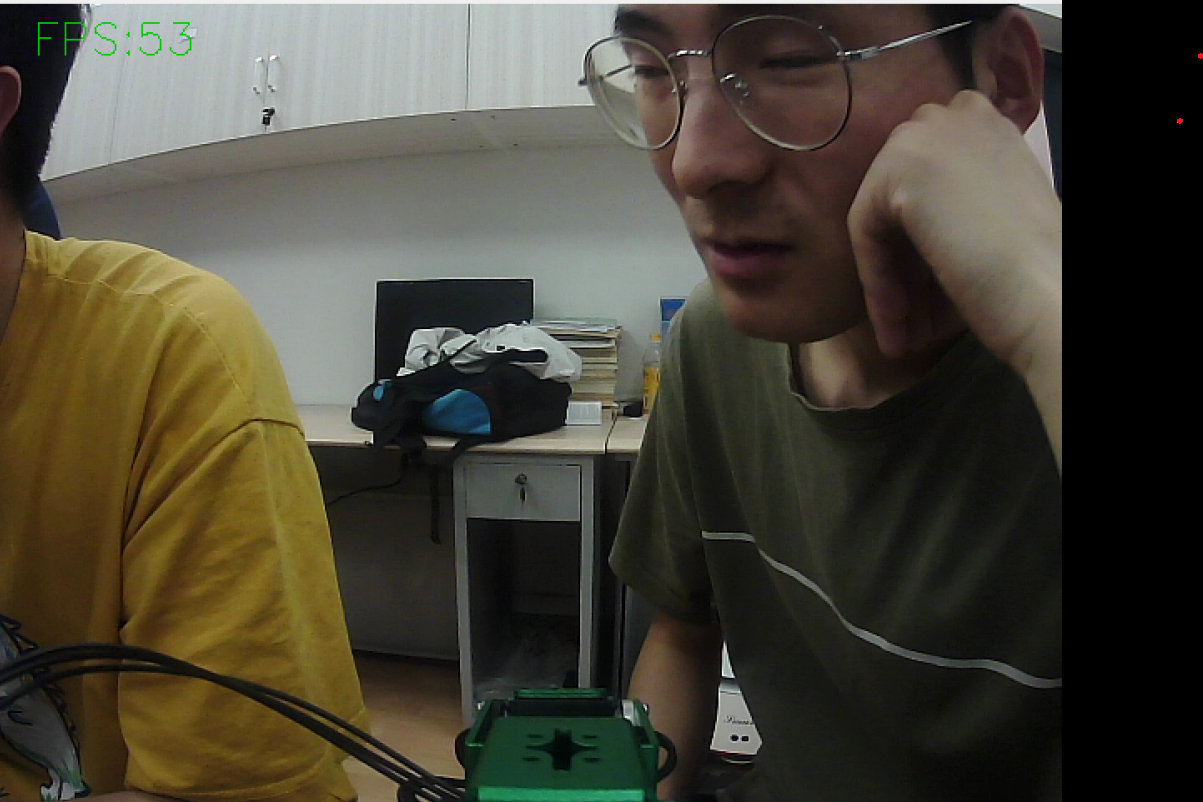
#> input picture face.jpg, 1203 x 802 px
$ python '图像处理.py'
#> lines starting #> are read from the running program, lines starting #| are printed output that depends on the picture; after the words box and inside, x2 and y2 are one past the last pixel; in counts of white or black regions, pixels touching at a corner belong together

#反色、旋转、膨胀、设定不同阈值

import cv2 as cv
import os
from PIL import Image

#读取图片
src=cv.imread("face.jpg",1)
#> src is the input picture: shape (802, 1203, 3); mean B, G, R 55.1, 67.7, 71.7
gray = cv.cvtColor(src, cv.COLOR_BGR2GRAY)

#反色
inve= 255 - src
cv.imwrite("fanse.jpg", inve)

#旋转
rota = Image.open("facep.png")
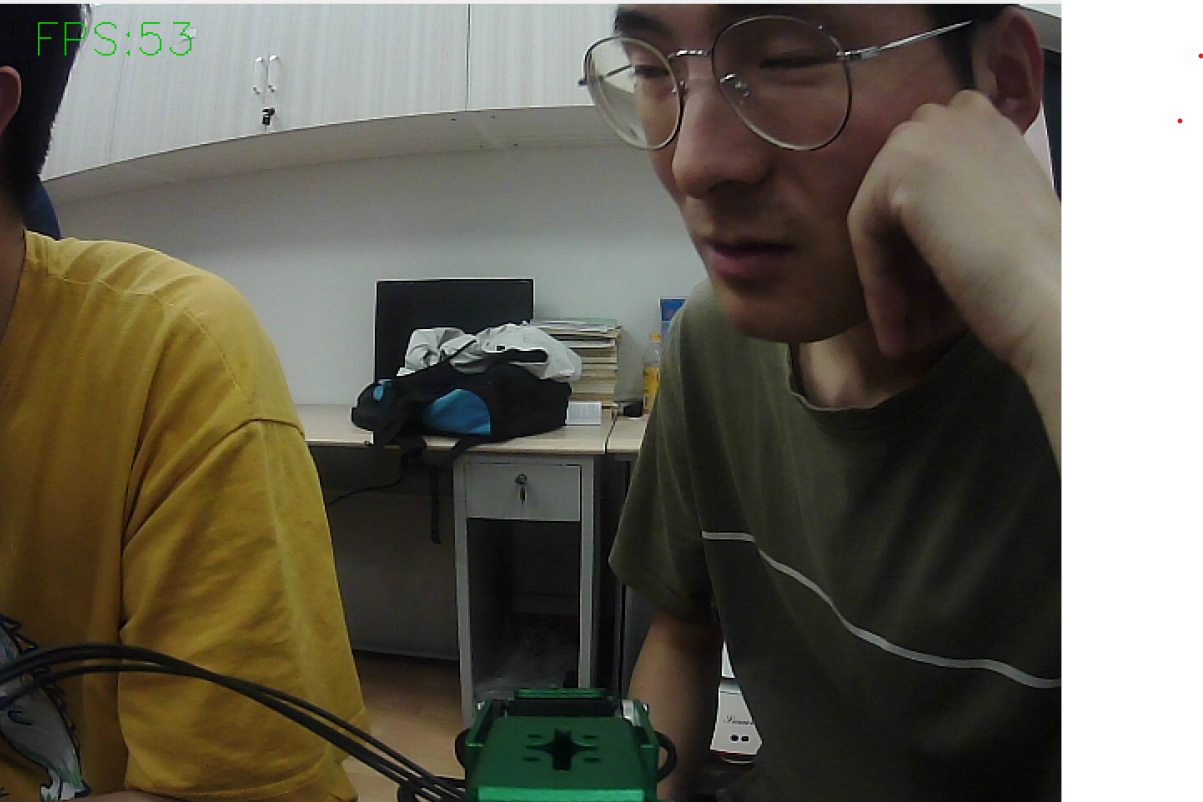
#> input picture facep.png, 1203 x 802 px
#> rota is the input picture: PIL image 1203x802 RGBA; mean R, G, B, A 71.7, 67.7, 55.1, 225
rota = rota.transpose(Image.ROTATE_90)  # 将图片旋转90度
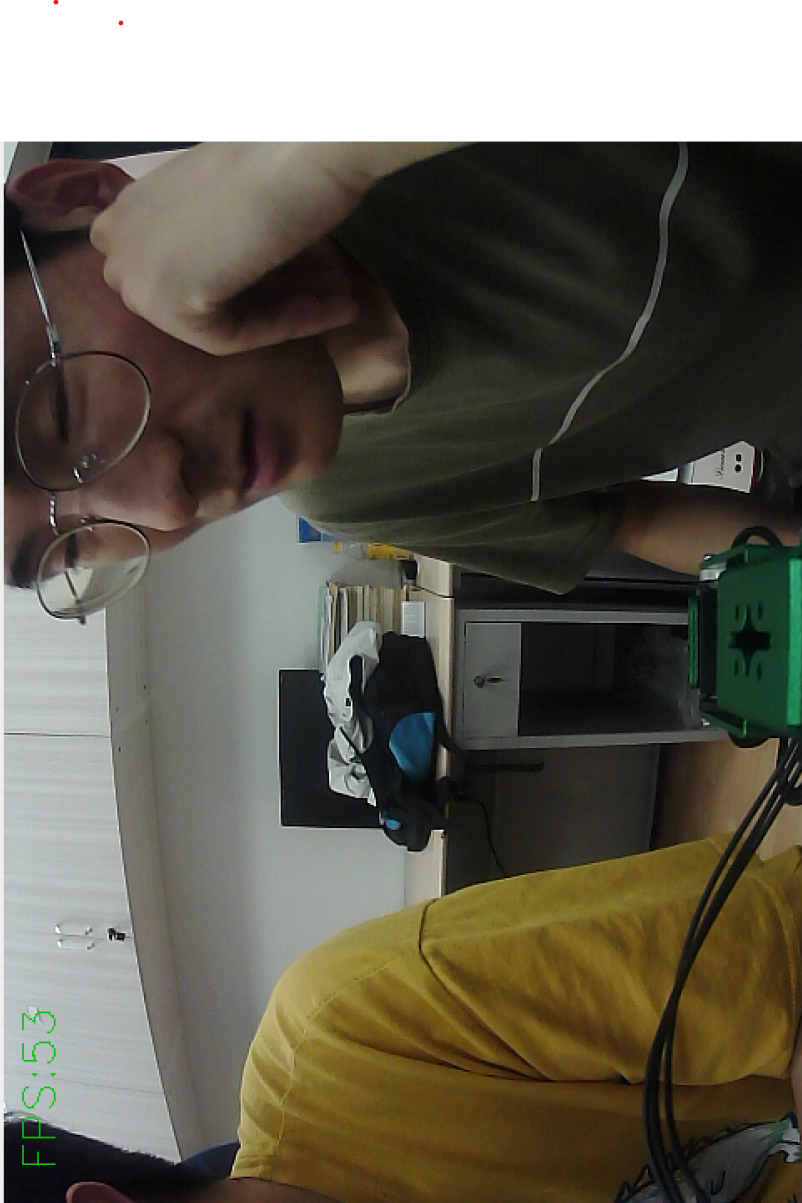
#> rota: PIL image 802x1203 RGBA; mean R, G, B, A 71.7, 67.7, 55.1, 225; transparent parts drawn white
rota.save("xuanzhuan.png", quality=95, subsampling=0)

#膨胀
ret, binary = cv.threshold(gray, 0, 255, cv.THRESH_BINARY_INV | cv.THRESH_OTSU)
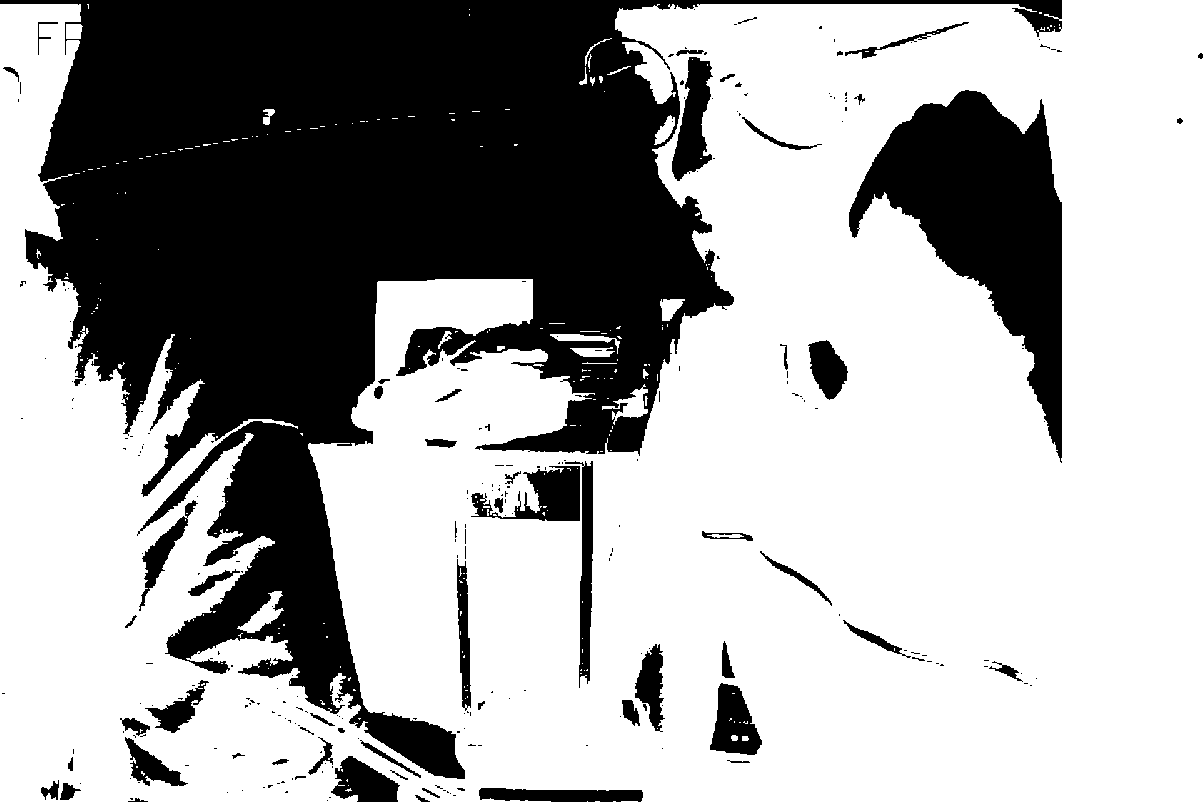
#> binary: shape (802, 1203); 65.6% white; 268 black regions (207 under 20 px), largest, box (x1, y1, x2, y2) and area: (0, 0, 1062, 779) 269458, (849, 90, 1062, 463) 33364, (471, 466, 580, 521) 2948
#> ret = 83
kernel = cv.getStructuringElement(cv.MORPH_RECT, (5, 5))
dst = cv.dilate(binary, kernel)
#> dst: shape (802, 1203); 69.9% white; 77 black regions (39 under 20 px), largest, box (x1, y1, x2, y2) and area: (0, 0, 1060, 706) 240521, (851, 93, 1060, 448) 30575, (360, 710, 463, 777) 3013
cv.imwrite("pengzhang.jpg",dst)

#阈值化处理
r,b=cv.threshold(gray,127,255,cv.THRESH_BINARY)
#> b: shape (802, 1203); 16.8% white; 216 white regions (184 under 20 px), largest, box (x1, y1, x2, y2) and area: (0, 0, 1062, 181) 71221, (25, 197, 710, 444) 64061, (889, 102, 1062, 339) 16588
cv.imwrite("yuzhi127.jpg",b)
r,bb=cv.threshold(gray,200,255,cv.THRESH_BINARY)
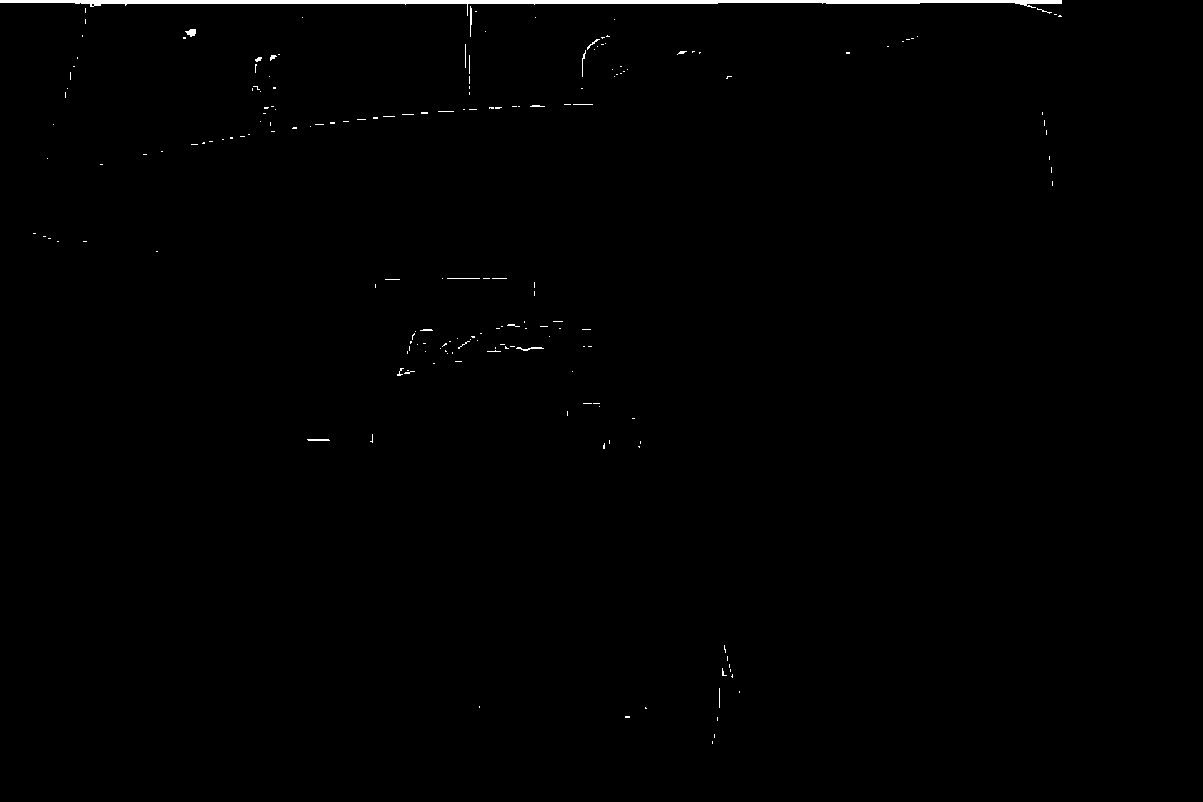
#> bb: shape (802, 1203); 0.56% white; 189 white regions (171 under 20 px), largest, box (x1, y1, x2, y2) and area: (0, 0, 1062, 16) 4031, (185, 29, 196, 37) 58, (516, 347, 544, 351) 51
cv.imwrite("yuzhi200.jpg",bb)

cv.waitKey(0)
cv.destroyAllWindows()
